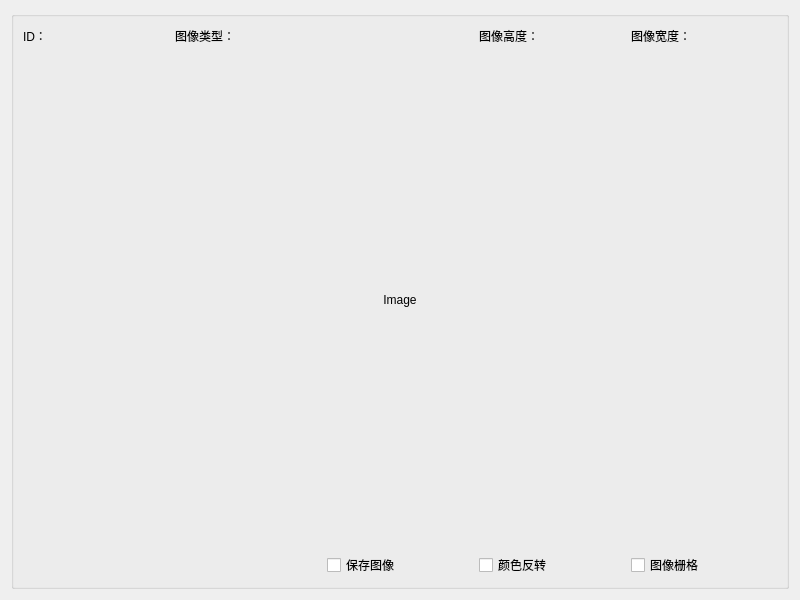
<?xml version="1.0" encoding="UTF-8"?>
<ui version="4.0">
 <class>Form</class>
 <widget class="QWidget" name="Form">
  <property name="geometry">
   <rect>
    <x>0</x>
    <y>0</y>
    <width>800</width>
    <height>600</height>
   </rect>
  </property>
  <property name="windowTitle">
   <string>Form</string>
  </property>
  <layout class="QGridLayout" name="gridLayout_2">
   <item row="0" column="0">
    <widget class="QGroupBox" name="groupBox">
     <property name="title">
      <string/>
     </property>
     <layout class="QGridLayout" name="gridLayout">
      <item row="1" column="0" colspan="5">
       <widget class="QLabel" name="ImageLab">
        <property name="enabled">
         <bool>true</bool>
        </property>
        <property name="minimumSize">
         <size>
          <width>240</width>
          <height>180</height>
         </size>
        </property>
        <property name="text">
         <string>Image</string>
        </property>
        <property name="alignment">
         <set>Qt::AlignCenter</set>
        </property>
       </widget>
      </item>
      <item row="2" column="4">
       <widget class="QCheckBox" name="ImageGridCbox">
        <property name="text">
         <string>图像栅格</string>
        </property>
       </widget>
      </item>
      <item row="2" column="3">
       <widget class="QCheckBox" name="ColorRevCbox">
        <property name="text">
         <string>颜色反转</string>
        </property>
       </widget>
      </item>
      <item row="2" column="2">
       <widget class="QCheckBox" name="SaveImageCbox">
        <property name="text">
         <string>保存图像</string>
        </property>
       </widget>
      </item>
      <item row="0" column="0">
       <widget class="QLabel" name="IDLab">
        <property name="maximumSize">
         <size>
          <width>16777215</width>
          <height>20</height>
         </size>
        </property>
        <property name="text">
         <string>ID：</string>
        </property>
       </widget>
      </item>
      <item row="0" column="4">
       <widget class="QLabel" name="ImageWidthLab">
        <property name="maximumSize">
         <size>
          <width>16777215</width>
          <height>20</height>
         </size>
        </property>
        <property name="text">
         <string>图像宽度：</string>
        </property>
       </widget>
      </item>
      <item row="0" column="3">
       <widget class="QLabel" name="ImageHeightLab">
        <property name="maximumSize">
         <size>
          <width>16777215</width>
          <height>20</height>
         </size>
        </property>
        <property name="text">
         <string>图像高度：</string>
        </property>
       </widget>
      </item>
      <item row="0" column="1" colspan="2">
       <widget class="QLabel" name="ImageTypeLab">
        <property name="maximumSize">
         <size>
          <width>16777215</width>
          <height>20</height>
         </size>
        </property>
        <property name="text">
         <string>图像类型：</string>
        </property>
       </widget>
      </item>
     </layout>
    </widget>
   </item>
  </layout>
 </widget>
 <resources/>
 <connections/>
</ui>
